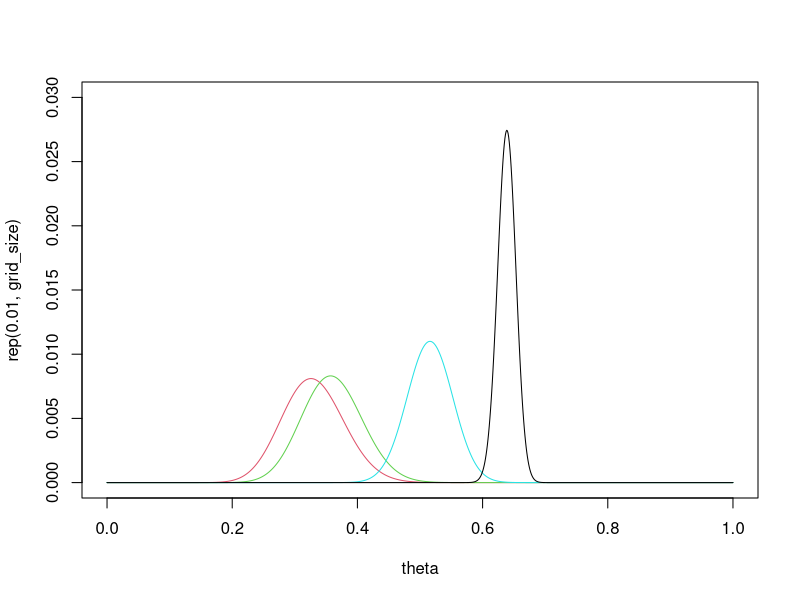

This chart was generated by the following R code:
rm(list = ls())
set.seed(12345678)

true_theta <- 2/3

grid_size <- 1000
theta <- seq(0, 1, length.out = grid_size)
p_theta <- dbeta(theta, 30, 60)

plot(theta, rep(.01, grid_size), ylim = c(0, 0.03), type = 'n')
for(i in c(1, 10, 100, 1000)) {
  myData <- rbinom(n = i, size = 1, prob = true_theta)
  z <- sum(myData)
  N <- length(myData)
  likelihood <- theta^z * (1 - theta)^(N - z)
  posterior <- likelihood * p_theta / sum(likelihood * p_theta)
  lines(theta, posterior, col = i + 1)
}
theta %*% posterior
theta[which.max(posterior)]
